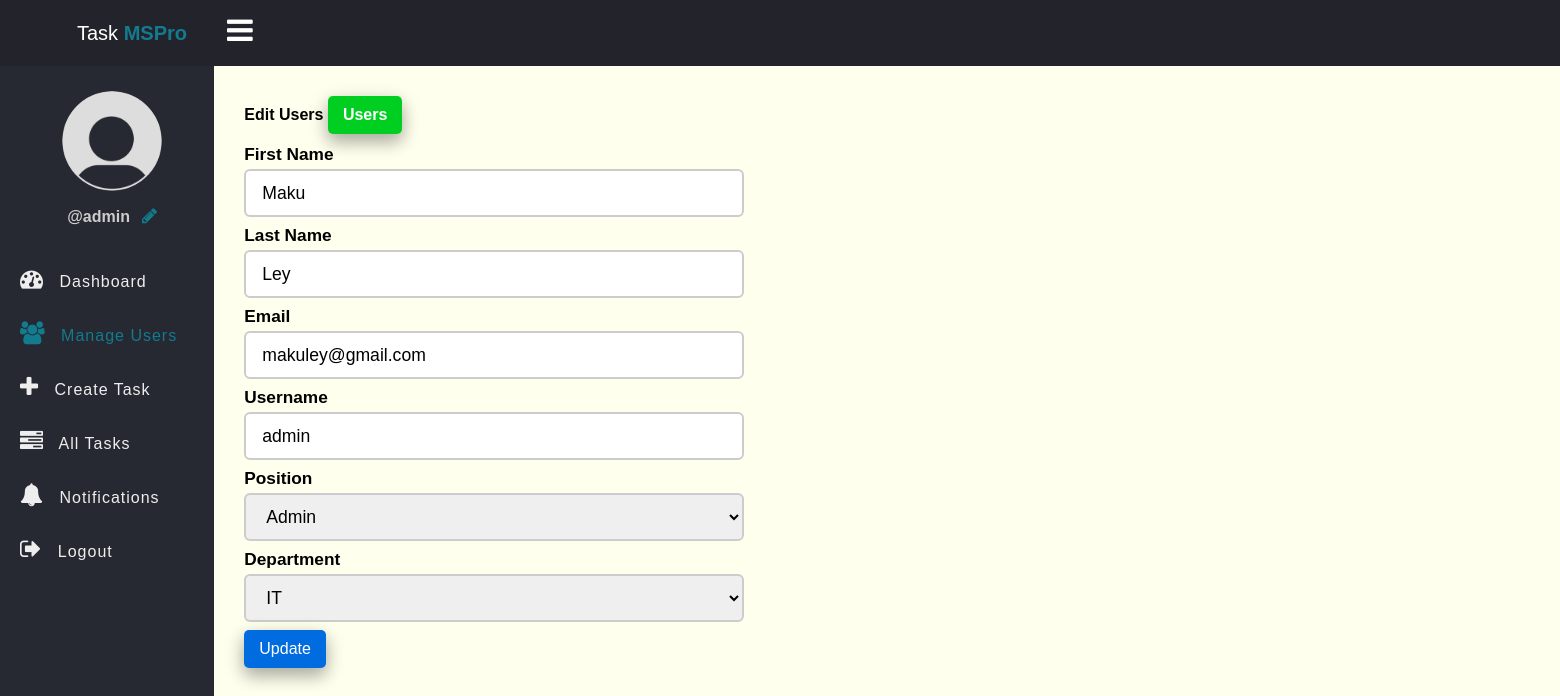
/edit-user.php?id=1 (signed in), run on the app's committed database.
### tables this page shows
CREATE TABLE `users` (
  `id` int(11) NOT NULL,
  `full_name` varchar(50) NOT NULL,
  `username` varchar(50) NOT NULL,
  `email` varchar(255) NOT NULL,
  `password` varchar(255) NOT NULL,
  `role` enum('admin','employee') NOT NULL,
  `department` varchar(100) DEFAULT NULL,
  `created_at` timestamp NOT NULL DEFAULT current_timestamp()
);

### app/model/User.php (called while the page is built, shortened)
<?php
function get_user_by_id($conn, $id){
	$sql = "SELECT * FROM users WHERE id =? ";
	$stmt = $conn->prepare($sql);
	$stmt->execute([$id]);
	if($stmt->rowCount() > 0){
		$user = $stmt->fetch();
	}else $user = 0;
	return $user;
}

### edit-user.php (the view, shortened to what this page needs)
<?php
if (isset($_SESSION['role']) && isset($_SESSION['id']) && $_SESSION['role'] == "admin") {
    include "DB_connection.php";
    include "app/Model/User.php";
    $id = $_GET['id'];
    $user = get_user_by_id($conn, $id);
 ?>
<!DOCTYPE html>
<html>
<head>
	<link rel="stylesheet" href="https://stackpath.bootstrapcdn.com/font-awesome/4.7.0/css/font-awesome.min.css">
	<link rel="stylesheet" href="css/style.css">
</head>
<body>
	<?php include "inc/header.php" ?>
	<div class="body">
		<?php include "inc/nav.php" ?>
		<section class="section-1">
			<h4 class="title">Edit Users <a href="user.php">Users</a></h4>
			<form class="form-1"
			      method="POST"
			      action="app/update-user.php">
				<div class="input-holder">
					<label>First Name</label>
					<input type="text" name="first_name" class="input-1" placeholder="First Name" value="<?=explode(' ', $user['full_name'])[0]?>"><br>
				</div>
				<div class="input-holder">
					<label>Last Name</label>
					<input type="text" name="last_name" class="input-1" placeholder="Last Name" value="<?=isset(explode(' ', $user['full_name'])[1]) ? explode(' ', $user['full_name'])[1] : ''?>"><br>
				</div>
				<div class="input-holder">
					<label>Email</label>
					<input type="email" name="email" class="input-1" placeholder="Email" value="<?=$user['email']?>"><br>
				</div>
				<div class="input-holder">
					<label>Username</label>
					<input type="text" name="user_name" value="<?=$user['username']?>" class="input-1" placeholder="Username"><br>
				</div>
				<div class="input-holder">
					<label>Position</label>
					<select name="role" class="input-1">
						<option value="admin" <?=$user['role']=='admin'?'selected':''?>>Admin</option>
					</select><br>
				</div>
				<div class="input-holder">
					<label>Department</label>
					<select name="department" class="input-1">
						<option value="IT" <?=$user['department']=='IT'?'selected':''?>>IT</option>
					</select><br>
				</div>
				<button class="edit-btn">Update</button>
			</form>
		</section>
	</div>
</body>
</html>
<?php }else{
   $em = "First login";
   header("Location: login.php?error=$em");
   exit();
}
 ?>

### css/style.css (style rules this page uses)
* { padding: 0; margin: 0; box-sizing: border-box; font-family: arial, sans-serif; }
.body { display: flex; }
.section-1 { padding: 30px; }
.section-1 .title { margin-bottom: 10px; }
.section-1 .title a { text-decoration: none; display: inline-block; padding-left: 10px; border: none; background: #00CF22; padding: 10px 15px; color: #fff; font-size: 16px; border-radius: 5px; cursor: pointer; outline: none; transition: background 1s; box-shadow: 0 8px 16px 0 rgba(0,0,0,0.2), 0 6px 20px 0 rgba(0,0,0,0.19); }
.section-1 { width: 100%; background: #ffe; }
.edit-btn { text-decoration: none; display: inline-block; padding-left: 10px; border: none; background: #006CE0; padding: 10px 15px; color: #fff; font-size: 16px; border-radius: 5px; cursor: pointer; outline: none; transition: background 1s; box-shadow: 0 8px 16px 0 rgba(0,0,0,0.2), 0 6px 20px 0 rgba(0,0,0,0.19); }
.form-1 { width: 90%; max-width: 500px; }
.input-1 { width: 100%; padding-right: 2.2em; }
.input-1, .form-control, select, textarea { font-size: 1.1rem; height: 48px; padding: 10px 16px; border-radius: 6px; border: 2px solid #ccc; margin-bottom: 0.5rem; width: 100%; box-sizing: border-box; }
label { font-size: 1.08rem; font-weight: 600; margin-bottom: 0.25rem; display: block; }

### data on the page
users: first_name "Maku", last_name "Ley", email "makuley@gmail.com", user_name "admin", role "Admin", department "IT"

### other printed values
$_SESSION['username'] "admin"
